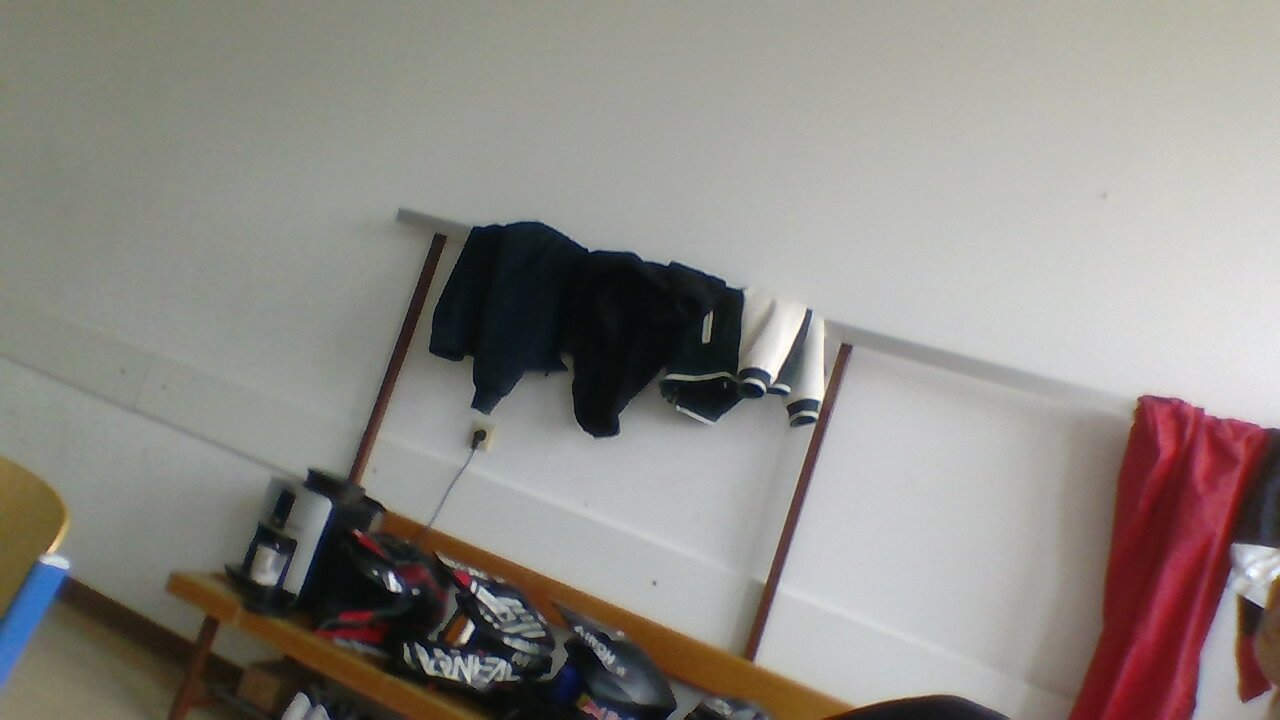
#> input picture client/depth/input.png, 1280 x 720 px
$ python downscale.py input.png output.png
#> lines starting #> are read from the running program, lines starting #| are printed output that depends on the picture
#!/usr/bin/env python3
"""
Downscales any image to 320 width with matching aspect ratio.
Usage: python downscale.py input.png output.png
"""

import sys
from pathlib import Path
from PIL import Image


def downscale(input_path: str, output_path: str) -> None:
    """Downscale image to 320 width preserving aspect ratio."""
#> called with input_path = 'input.png', output_path = 'output.png'

    input_path = Path(input_path)
    output_path = Path(output_path)

    if not input_path.exists():
        raise FileNotFoundError(f"Input image not found: {input_path}")

    # Load image
    image = Image.open(input_path).convert('RGB')
#> image is the input picture: PIL image 1280x720 RGB; mean R, G, B 141.8, 137.7, 132.7
    original_size = image.size
#> original_size = (1280, 720)

    # Calculate new height maintaining aspect ratio
    aspect_ratio = original_size[1] / original_size[0]
#> aspect_ratio = 0.562
    new_height = int(180 * aspect_ratio)
#> new_height = 101

    print(f"Downscaling: {original_size[0]}x{original_size[1]} → 320x{new_height}")
#| Downscaling: 1280x720 → 320x101

    # Downscale
    image_resized = image.resize((180, new_height), Image.Resampling.LANCZOS)
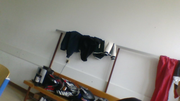
#> image_resized: PIL image 180x101 RGB; mean R, G, B 141.8, 137.7, 132.7

    # Save
    image_resized.save(output_path)
    print(f"Saved: {output_path}")


if __name__ == "__main__":
    if len(sys.argv) != 3:
        print("Usage: python downscale.py input.png output.png")
        sys.exit(1)

    downscale(sys.argv[1], sys.argv[2])
